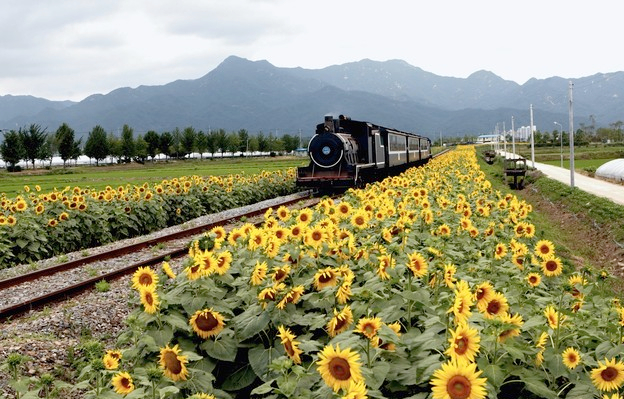
#> input picture PycharmProjects/CS131/Homeworks/homework5/train.jpg, 624 x 399 px
$ python homework5.py   (older library calls are emulated)
#> lines starting #> are read from the running program, lines starting #| are printed output that depends on the picture
### PycharmProjects/CS131/Homeworks/homework5/segmentation.py
import numpy as np
import random
from scipy.spatial.distance import squareform, pdist
from skimage.util import img_as_float

### Clustering Methods
# [39 lines left out: function kmeans, not called in this run]

def kmeans_fast(features, k, num_iters=100):
    """ Use kmeans algorithm to group features into k clusters.
    This function makes use of numpy functions and broadcasting to speed up the
    first part(cluster assignment) of kmeans algorithm.
    Hints
    - You may find np.repeat and np.argmin useful
    Args:
        features - Array of N features vectors. Each row represents a feature
            vector.
        k - Number of clusters to form.
        num_iters - Maximum number of iterations the algorithm will run.
    Returns:
        assignments - Array representing cluster assignment of each point.
            (e.g. i-th point is assigned to cluster assignments[i])
    """

    N, D = features.shape

    assert N >= k, 'Number of clusters cannot be greater than number of points'

    # Randomly initalize cluster centers
    idxs = np.random.choice(N, size=k, replace=False)
    centers = features[idxs]
    assignments = np.zeros(N)

    for n in range(num_iters):
        ### YOUR CODE HERE
        f_tmp=np.repeat(features,k,axis=0)
        c_tmp=np.tile(centers,(N,1))
        assignments=np.argmin(np.sum((f_tmp-c_tmp)**2,axis=1).reshape(N,k),axis=1)      #对于下表axis，则是沿着axis变化的那个方向进行操作的
        temp=centers.copy()
        for j in range(k):
            centers[j] = np.mean(features[assignments == j], axis=0)
        if np.allclose(temp,centers):
            break
        ### END YOUR CODE

    return assignments

# [54 lines left out: function hierarchical_clustering, not called in this run]


### Pixel-Level Features
def color_features(img):
    """ Represents a pixel by its color.
    Args:
        img - array of shape (H, W, C)
    Returns:
        features - array of (H * W, C)
    """
    H, W, C = img.shape
    img = img_as_float(img)
    features = np.zeros((H*W, C))

    ### YOUR CODE HERE
    features=img.reshape(H*W,C)
    ### END YOUR CODE

    return features


# [40 lines left out: functions color_position_features, my_features, not called in this run]


### Quantitative Evaluation
def compute_accuracy(mask_gt, mask):
    """ Compute the pixel-wise accuracy of a foreground-background segmentation
        given a ground truth segmentation.
    Args:
        mask_gt - The ground truth foreground-background segmentation. A
            logical of size H x W where mask_gt[y, x] is 1 if and only if
            pixel (y, x) of the original image was part of the foreground.
        mask - The estimated foreground-background segmentation. A logical
            array of the same size and format as mask_gt.
    Returns:
        accuracy - The fraction of pixels where mask_gt and mask agree. A
            bigger number is better, where 1.0 indicates a perfect segmentation.
    """

    accuracy = None
    ### YOUR CODE HERE
    accuracy=np.mean(mask_gt==mask)
    ### END YOUR CODE

    return accuracy


def evaluate_segmentation(mask_gt, segments):
    """ Compare the estimated segmentation with the ground truth.
    Note that 'mask_gt' is a binary mask, while 'segments' contain k segments.
    This function compares each segment in 'segments' with the ground truth and
    outputs the accuracy of the best segment.
    Args:
        mask_gt - The ground truth foreground-background segmentation. A
            logical of size H x W where mask_gt[y, x] is 1 if and only if
            pixel (y, x) of the original image was part of the foreground.
        segments - An array of the same size as mask_gt. The value of a pixel
            indicates the segment it belongs.
    Returns:
        best_accuracy - Accuracy of the best performing segment.
            0 <= accuracy <= 1, where 1.0 indicates a perfect segmentation.
    """

    num_segments = np.max(segments) + 1
    best_accuracy = 0

    # Compare each segment in 'segments' with the ground truth
    for i in range(num_segments):
        mask = (segments == i).astype(int)
        accuracy = compute_accuracy(mask_gt, mask)
        best_accuracy = max(accuracy, best_accuracy)

    return best_accuracy

from skimage import io
import matplotlib.pyplot as plt
img=io.imread('train.jpg',as_gray=True)
#> img: shape (399, 624) float64; min 0, max 0.999, mean 0.572
a,b,c=np.linalg.svd(img)
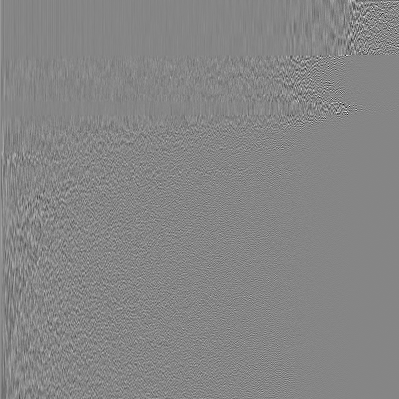
#> a: shape (399, 399) float64; min -0.568, max 0.514, mean 0.000105; drawn with min black and max white
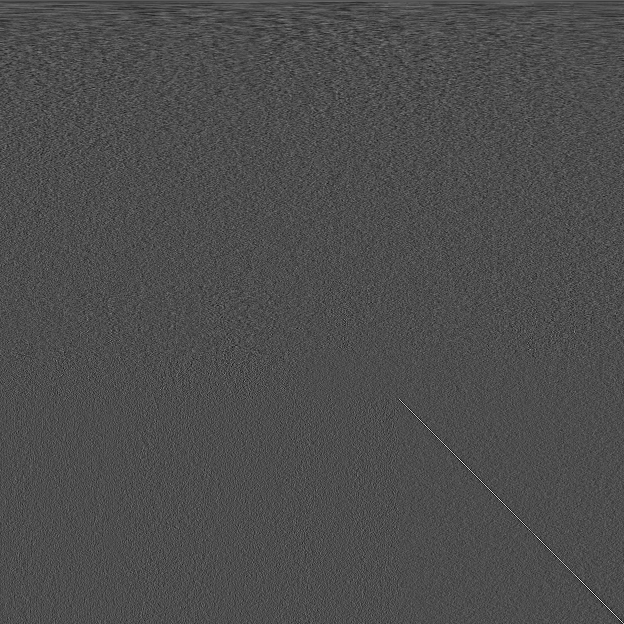
#> c: shape (624, 624) float64; min -0.249, max 0.571, mean 6.37e-05; drawn with min black and max white
#> b = 399 values, max 301.4 at index 0, min 0.0105 at index 398, mean 3.22
n=100
new_img=np.dot(np.dot(a[:,:n],np.diag(b[:n])),c[:n,:])
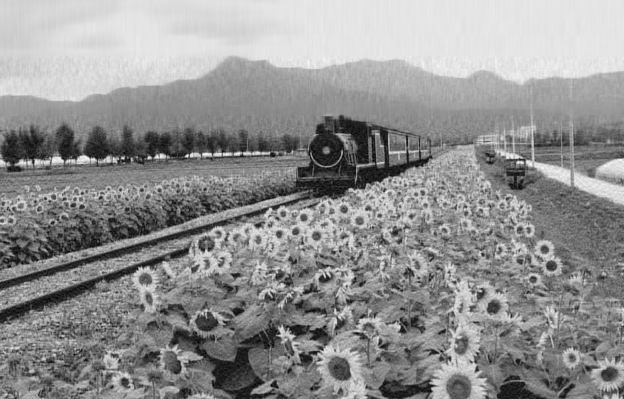
#> new_img: shape (399, 624) float64; min -0.114, max 1.09, mean 0.572; drawn with min black and max white
plt.imshow(img,cmap='gray')
plt.figure()
plt.imshow(new_img,cmap='gray')
plt.show()

### PycharmProjects/CS131/Homeworks/homework5/utils.py
import numpy as np
import matplotlib.pyplot as plt
from skimage.util import img_as_float
from skimage import transform
from skimage import io

from Homeworks.homework5.segmentation import *

import os

# [13 lines left out: function visualize_mean_color_image, not called in this run]

def compute_segmentation(img, k,clustering_fn=kmeans_fast,feature_fn=color_position_features,scale=0):
    """ Compute a segmentation for an image.
    First a feature vector is extracted from each pixel of an image. Next a
    clustering algorithm is applied to the set of all feature vectors. Two
    pixels are assigned to the same segment if and only if their feature
    vectors are assigned to the same cluster.
    Args:
        img - An array of shape (H, W, C) to segment.
        k - The number of segments into which the image should be split.
        clustering_fn - The method to use for clustering. The function should
            take an array of N points and an integer value k as input and
            output an array of N assignments.
        feature_fn - A function used to extract features from the image.
        scale - (OPTIONAL) parameter giving the scale to which the image
            should be in the range 0 < scale <= 1. Setting this argument to a
            smaller value will increase the speed of the clustering algorithm
            but will cause computed segments to be blockier. This setting is
            usually not necessary for kmeans clustering, but when using HAC
            clustering this parameter will probably need to be set to a value
            less than 1.
    """

    assert scale <= 1 and scale >= 0, \
        'Scale should be in the range between 0 and 1'

    H, W, C = img.shape

    if scale > 0:
        # Scale down the image for faster computation.
        img = transform.rescale(img, scale)

    features = feature_fn(img)
    assignments = clustering_fn(features, k)
    segments = assignments.reshape((img.shape[:2]))

    if scale > 0:
        # Resize segmentation back to the image's original size
        segments = transform.resize(segments, (H, W), preserve_range=True)

        # Resizing results in non-interger values of pixels.
        # Round pixel values to the closest interger
        segments = np.rint(segments).astype(int)

    return segments


def load_dataset(data_dir):
    """
    This function assumes 'gt' directory contains ground truth segmentation
    masks for images in 'imgs' dir. The segmentation mask for image
    'imgs/aaa.jpg' is 'gt/aaa.png'
    """

    imgs = []
    gt_masks = []

    # Load all the images under 'data_dir/imgs' and corresponding
    # segmentation masks under 'data_dir/gt'.
    print(sorted(os.listdir(os.path.join(data_dir, 'imgs'))))
    for fname in sorted(os.listdir(os.path.join(data_dir, 'imgs'))):
        if fname.endswith('.jpg'):
            # Load image
            img = io.imread(os.path.join(data_dir, 'imgs', fname))
            imgs.append(img)

            # Load corresponding gt segmentation mask
            mask_fname = fname[:-4] + '.png'
            gt_mask = io.imread(os.path.join(data_dir, 'gt', mask_fname))
            gt_mask = (gt_mask != 0).astype(int) # Convert to binary mask (0s and 1s)
            gt_masks.append(gt_mask)

    return imgs, gt_masks

### PycharmProjects/CS131/Homeworks/homework5/homework5.py
import numpy as np
import matplotlib.pyplot as plt
from skimage import io,color
from time import time
from matplotlib import rc
from Homeworks.homework5.segmentation import *
from Homeworks.homework5.utils import *

#Generate random data points for clustering
#Cluster 1
'''
mean1=[-1,0]
conv1=[[0.1,0],[0,0.1]]
X1=np.random.multivariate_normal(mean1,conv1,100)

# Cluster 2
mean2 = [0, 1]
cov2 = [[0.1, 0], [0, 0.1]]
X2 = np.random.multivariate_normal(mean2, cov2, 100)

# Cluster 3
mean3 = [1, 0]
cov3 = [[0.1, 0], [0, 0.1]]
X3 = np.random.multivariate_normal(mean3, cov3, 100)

# Cluster 4
mean4 = [0, -1]
cov4 = [[0.1, 0], [0, 0.1]]
X4 = np.random.multivariate_normal(mean4, cov4, 100)


# Merge two sets of data points
X = np.concatenate((X1, X2, X3, X4))
'''
########################################################################################################################(1 Clustering Algorithms)
# Plot data points
#plt.scatter(X[:, 0], X[:, 1])
#plt.axis('equal')
#plt.show()
''''
np.random.seed(0)
start = time()
assignments = kmeans(X, 4)
end = time()

kmeans_runtime = end - start

print("kmeans running time: %f seconds." % kmeans_runtime)

for i in range(4):
    cluster_i = X[assignments==i]
    plt.scatter(cluster_i[:, 0], cluster_i[:, 1])

plt.axis('equal')
plt.show()
'''
# [16 lines of commented-out code are left out]
'''
start = time()
assignments = hierarchical_clustering(X, 4)
end = time()
print("hierarchical_clustering running time: %f seconds." % (end - start))

for i in range(4):
    cluster_i = X[assignments==i]
    plt.scatter(cluster_i[:, 0], cluster_i[:, 1])

plt.axis('equal')
plt.show()
'''
########################################################################################################################(2 Pixel-Level Features)
img=io.imread('train.jpg')
#> img: shape (399, 624, 3)
H,W,C=img.shape
#> H = 399; W = 624; C = 3

#plt.imshow(img)
#plt.axis('off')
#plt.show()
########################################################################################################################(2.1 Color Features)
'''
np.random.seed(0)

features = color_features(img)

# Sanity checks
assert features.shape == (H * W, C),"Incorrect shape! Check your implementation."

assert features.dtype == np.float,"dtype of color_features should be float."
assignments = kmeans_fast(features, 8)
segments = assignments.reshape((H, W))

# Display segmentation
plt.imshow(segments, cmap='viridis')
plt.axis('off')
plt.show()
visualize_mean_color_image(img, segments)
'''
########################################################################################################################(2.2 Color and Position Features)
'''
features = color_position_features(img)

# Sanity checks
assert features.shape == (H * W, C + 2),\
    "Incorrect shape! Check your implementation."

assert features.dtype == np.float,\
    "dtype of color_features should be float."

assignments = kmeans_fast(features, 8)
segments = assignments.reshape((H, W))

# Display segmentation
plt.imshow(segments, cmap='viridis')
plt.axis('off')
plt.show()
visualize_mean_color_image(img,segments)
'''
########################################################################################################################(3 Quantitative Evaluation)
'''
mask_gt = np.zeros((100, 100))
mask = np.zeros((100, 100))

# Test compute_accracy function
mask_gt[20:50, 30:60] = 1
mask[30:50, 30:60] = 1

accuracy = compute_accuracy(mask_gt, mask)

print('Accuracy: %0.2f' % (accuracy))
if accuracy != 0.97:
    print('Check your implementation!')

plt.subplot(121)
plt.imshow(mask_gt,cmap='gray')
plt.title('Ground Truth')
plt.axis('off')

plt.subplot(122)
plt.imshow(mask,cmap='gray')
plt.title('Estimate')
plt.axis('off')

plt.show()
'''
# Load a small segmentation dataset
imgs, gt_masks = load_dataset('./data')
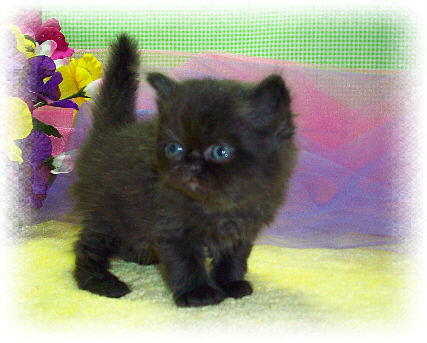
#> input picture PycharmProjects/CS131/Homeworks/homework5/data/imgs/black_kitten.jpg, 427 x 343 px
#> in load_dataset, img is the input picture: shape (343, 427, 3); mean R, G, B 152.8, 150.1, 134.2
#> in load_dataset, `gt_mask = (gt_mask != 0).astype(int)`:
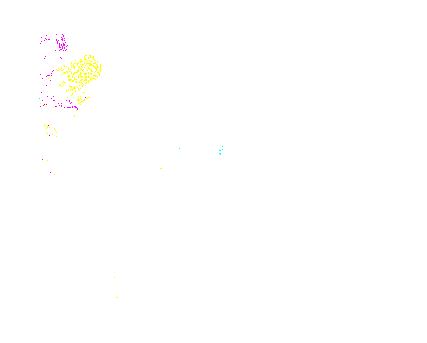
#> gt_mask: shape (343, 427, 3) int64; mean R, G, B 1, 0.999, 0.997; drawn with 1 as white
#> imgs = 1 item; gt_masks = 1 item

# Set the parameters for segmentation.
num_segments = 3
clustering_fn = kmeans_fast
feature_fn = color_features
scale = 0.5

mean_accuracy = 0.0

segmentations = []

for i, (img, gt_mask) in enumerate(zip(imgs, gt_masks)):
    # Compute a segmentation for this image
    segments = compute_segmentation(img, num_segments,
                                    clustering_fn=clustering_fn,
                                    feature_fn=feature_fn,
                                    scale=scale)

    segmentations.append(segments)

    # Evaluate segmentation
#> (the run stopped early here; a loop or call above may not have finished)
